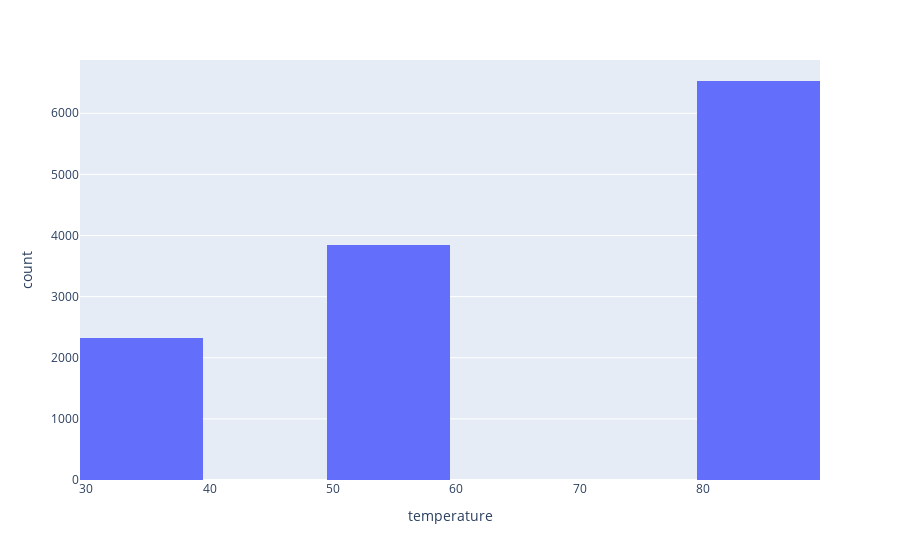

Notebook cell for this chart:
### Markdown cell above
6. Use a histogram to visualize the temperature column.

### Code cell
px.histogram(data,x='temperature',nbins=6)

### Figure 1 — Plotly figure (JSON) as saved in the notebook; plotly's stock layout.template omitted (floating-point values rounded to 4 significant figures; data arrays with more than 128 entries replaced by an {"elided": "..."} marker saying what was removed)
{"data": [{"alignmentgroup": "True", "bingroup": "x", "hovertemplate": "temperature=%{x}<br>count=%{y}<extra></extra>", "legendgroup": "", "marker": {"color": "#636efa", "pattern": {"shape": ""}}, "name": "", "nbinsx": 6, "offsetgroup": "", "orientation": "v", "showlegend": false, "type": "histogram", "x": {"elided": "12684 int values"}, "xaxis": "x", "yaxis": "y"}], "layout": {"barmode": "relative", "legend": {"tracegroupgap": 0}, "margin": {"t": 60}, "xaxis": {"anchor": "y", "domain": [0, 1], "title": {"text": "temperature"}}, "yaxis": {"anchor": "x", "domain": [0, 1], "title": {"text": "count"}}}}
